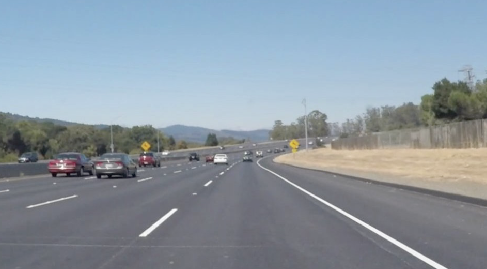
#> input picture Lane_Detection_OpenCV/road.jpg, 487 x 269 px
$ jupyter execute lane_detection_image.ipynb
#> lines starting #> are read from the running program, lines starting #| are printed output that depends on the picture; after the words box and inside, x2 and y2 are one past the last pixel; in counts of white or black regions, pixels touching at a corner belong together
[cell 1]
import cv2
import math
import numpy as np
import scipy as sp
from scipy import signal
from matplotlib import pyplot as plt

[cell 2]
# Loading road image and making a grayscale version
img_road_bgr = cv2.imread("road.jpg")
#> img_road_bgr is the input picture: shape (269, 487, 3); mean B, G, R 162.1, 151.7, 139.7
img_road_rgb = cv2.cvtColor(img_road_bgr, cv2.COLOR_BGR2RGB)
img_road_rgb_final = cv2.cvtColor(img_road_bgr, cv2.COLOR_BGR2RGB)

[cell 3]
# Displaying the RGB image and the grayscale version
plt.figure(figsize=(20,7))

plt.subplot(121)
plt.imshow(img_road_bgr)
plt.title('Image BGR')
plt.xticks([]), plt.yticks([])

plt.subplot(122)
plt.imshow(img_road_rgb, cmap="gray")
plt.title('Image RGB')
plt.xticks([]), plt.yticks([])

plt.show()
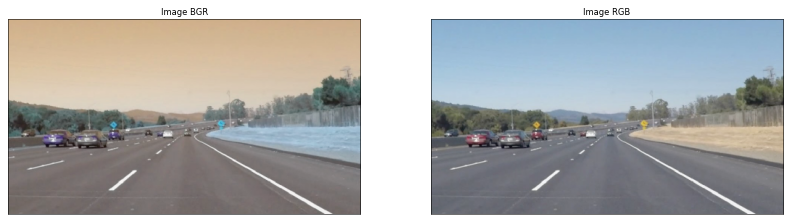
#> figure drawn by matplotlib, 2 panels; B, G, R data is drawn as R, G, B

[cell 4]
# White colour range (RGB)
lower_w = np.array([100,100,200], dtype=np.uint8)
upper_w = np.array([255,255,255], dtype=np.uint8)

# Yellow colour range (RGB)
lower_y = np.array([140, 130, 70], dtype=np.uint8)
upper_y = np.array([250, 240, 120], dtype=np.uint8)

[cell 5]
# Creating white and yellow masks for the image
white_mask = cv2.inRange(img_road_rgb, lower_w, upper_w)
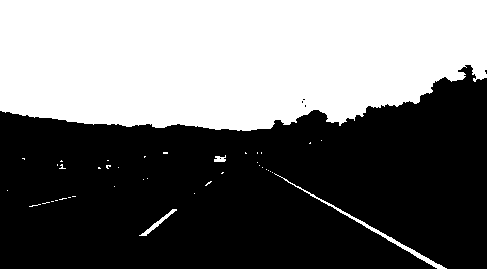
#> white_mask: shape (269, 487); 43.4% white; 40 white regions (36 under 20 px), largest, box (x1, y1, x2, y2) and area: (0, 0, 487, 131) 55939, (274, 173, 447, 269) 579, (139, 209, 177, 236) 160, (214, 155, 226, 162) 59
yellow_mask = cv2.inRange(img_road_rgb, lower_y, upper_y)
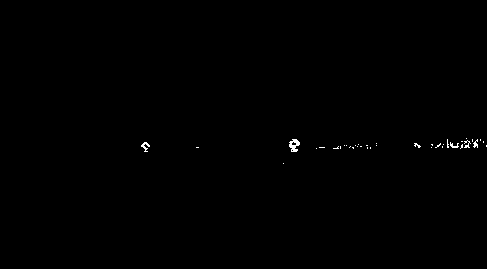
#> yellow_mask: shape (269, 487); 0.24% white in thin lines or dots, all inside (x1, y1, x2, y2) = (141, 138, 487, 164)
both_masks = cv2.bitwise_or(white_mask, yellow_mask)
#> both_masks: shape (269, 487); 43.7% white; 78 white regions (69 under 20 px), largest, box (x1, y1, x2, y2) and area: (0, 0, 487, 131) 55939, (274, 173, 447, 269) 579, (139, 209, 177, 236) 160

[cell 6]
# White filtered
img_white = cv2.bitwise_and(img_road_rgb, img_road_rgb, mask = white_mask)
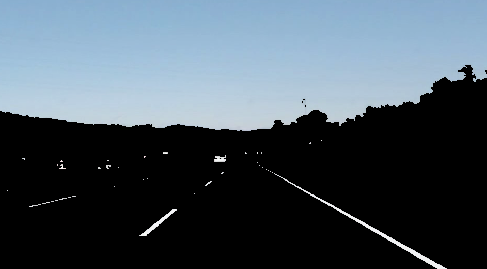
#> img_white: shape (269, 487, 3); mean R, G, B 71.3, 83.6, 93.4

# Yellow filtered
img_yellow = cv2.bitwise_and(img_road_rgb, img_road_rgb, mask = yellow_mask)

# Both colours filtered
img_filtered = cv2.bitwise_and(img_road_rgb, img_road_rgb, mask = both_masks)

[cell 7]
# Displaying the RGB image and image with only white pixels
plt.figure(figsize=(20,7))

plt.subplot(121)
plt.imshow(img_road_rgb)
plt.title('RGB image')
plt.xticks([]), plt.yticks([])

plt.subplot(122)
plt.imshow(img_white)
plt.title('Only white-like pixels')
plt.xticks([]), plt.yticks([])

plt.show()

[cell 8]
# Displaying the RGB image and image with only yellow pixels
plt.figure(figsize=(20,7))

plt.subplot(121)
plt.imshow(img_road_rgb)
plt.title('RGB image')
plt.xticks([]), plt.yticks([])

plt.subplot(122)
plt.imshow(img_yellow)
plt.title('Only yellow-like pixels')
plt.xticks([]), plt.yticks([])

plt.show()

[cell 9]
# Displaying the RGB image and image with both white and yellow pixels
plt.figure(figsize=(20,7))

plt.subplot(121)
plt.imshow(img_road_rgb)
plt.title('RGB image')
plt.xticks([]), plt.yticks([])

plt.subplot(122)
plt.imshow(img_filtered)
plt.title('Filtered RGB image')
plt.xticks([]), plt.yticks([])

plt.show()

[cell 10]
# Making the filtered image gray
img_filtered_gray = cv2.cvtColor(img_filtered, cv2.COLOR_RGB2GRAY)
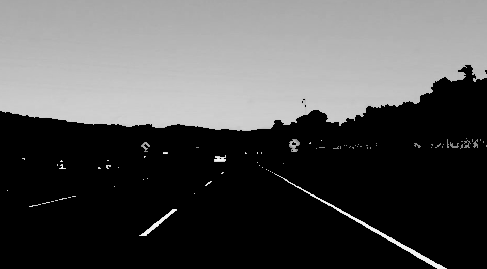
#> img_filtered_gray: shape (269, 487); min 0, max 253, mean 81.4

[cell 11]
# Displaying the filtered RGB and gray images
plt.figure(figsize=(20,7))

plt.subplot(121)
plt.imshow(img_filtered)
plt.title('Filtered RGB image')
plt.xticks([]), plt.yticks([])

plt.subplot(122)
plt.imshow(img_filtered_gray, cmap = "gray")
plt.title('Filtered gray image')
plt.xticks([]), plt.yticks([])

plt.show()

[cell 12]
# Performing gaussian blur on the image
img_blur = cv2.GaussianBlur(img_filtered_gray, (5, 5), 0)
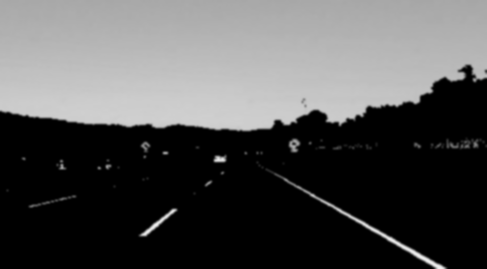
#> img_blur: shape (269, 487); min 0, max 241, mean 81.4
img_blur = np.uint8(img_blur)

[cell 13]
# Displaying the filtered RGB and gray images
plt.figure(figsize=(20,7))

plt.subplot(121)
plt.imshow(img_filtered_gray, cmap = "gray")
plt.title('Filtered gray image')
plt.xticks([]), plt.yticks([])

plt.subplot(122)
plt.imshow(img_blur, cmap = "gray")
plt.title('Blurred version')
plt.xticks([]), plt.yticks([])

plt.show()

[cell 14]
# Performing canny edge detection on the image
img_edges = cv2.Canny(img_blur, 100, 300)
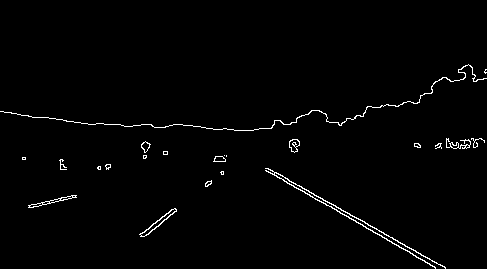
#> img_edges: shape (269, 487); 1.4% white in thin lines or dots, all inside (x1, y1, x2, y2) = (0, 64, 487, 269)

[cell 15]
# Displaying the filtered RGB and gray images
plt.figure(figsize=(20,7))

plt.subplot(121)
plt.imshow(img_blur, cmap = "gray")
plt.title('Blurred image')
plt.xticks([]), plt.yticks([])

plt.subplot(122)
plt.imshow(img_edges, cmap = "gray")
plt.title('Image edges')
plt.xticks([]), plt.yticks([])

plt.show()

[cell 16]
# Getting image height and width
height = img_edges.shape[0]
#> height = 269
width = img_edges.shape[1]
#> width = 487

# Creating a triangle polygon to represent valid image pixels (the ones we are interested in)
tri_poly = np.array([
                        [
                            (0, height),
                            (width // 2, height // 2),
                            (width, height)
                        ]
                    ])
#> tri_poly = [[0, 269], [243, 134], [487, 269]]

lane_mask = np.zeros((height, width))
lane_mask = np.uint8(lane_mask)
cv2.fillPoly(lane_mask, tri_poly, 255)
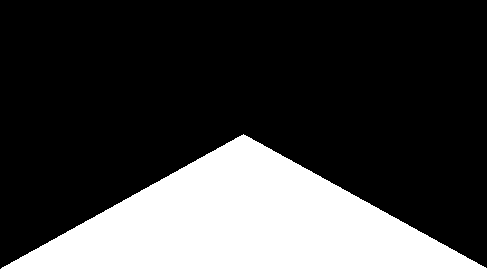
#> lane_mask: shape (269, 487); 25.2% white; 1 white region, box (x1, y1, x2, y2) and area: (1, 134, 487, 269) 32981

# Getting the part of the image we are interested in
img_lane = cv2.bitwise_and(img_edges, lane_mask)
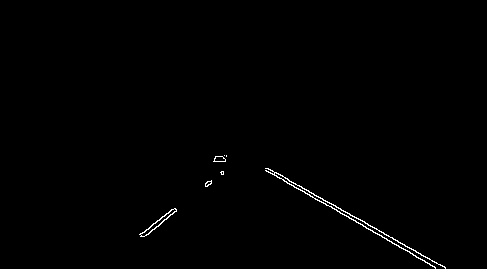
#> img_lane: shape (269, 487); 0.56% white in thin lines or dots, all inside (x1, y1, x2, y2) = (139, 155, 446, 269)

[cell 17]
# Displaying the filtered RGB and gray images
plt.figure(figsize=(20,7))

plt.subplot(121)
plt.imshow(img_edges, cmap = "gray")
plt.title('Image edges')
plt.xticks([]), plt.yticks([])

plt.subplot(122)
plt.imshow(img_lane, cmap = "gray")
plt.title('Images edges at the lane region ')
plt.xticks([]), plt.yticks([])

plt.show()

[cell 18]
img_lane_original = img_lane.copy()
img_lane_hough = img_lane.copy()

# Performing hough transform and getting the hough lines based on img_lane
lines = cv2.HoughLinesP(img_lane, 2, np.pi / 180, 50, lines = np.array([]), minLineLength = 25, maxLineGap = 40)
#> lines = [[266, 168, 445, 267], [266, 170, 435, 268], [144, 236, 221, 171], [146, 235, 223, 172], [142, 233, 171, 209]]

if lines is not None:
    for line in lines:
        # Getting coordinates from line to draw it
        x1, y1, x2, y2 = line[0]
        angle = math.atan2(y2 - y1, x2 - x1) * 180.0 / np.pi;

        # Ignoring lines that are close to horizontal
        if(angle < -15 or angle > 15):
            # Drawing a line in img_road_rgb based on arguments
            cv2.line(img_lane_hough, (x1, y1), (x2, y2), (255, 255, 255), 3)
            cv2.line(img_road_rgb_final, (x1, y1), (x2, y2), (0, 0, 255), 3)
#> this loop made 5 passes
#> (x1, y1, x2, y2, angle) on passes 1 to 5: (266, 168, 445, 267, 28.95), (266, 170, 435, 268, 30.11), (144, 236, 221, 171, -40.17), (146, 235, 223, 172, -39.29), (142, 233, 171, 209, -39.61)
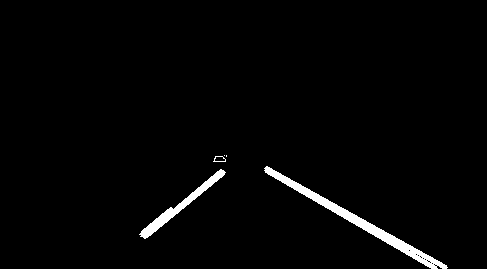
#> img_lane_hough: shape (269, 487); 2% white; 5 white regions (2 under 20 px), largest, box (x1, y1, x2, y2) and area: (264, 166, 448, 269) 1742, (139, 169, 226, 239) 829, (213, 156, 226, 162) 31

[cell 19]
# Displaying the original segmented image and a version with the hough lines
plt.figure(figsize=(20,7))

plt.subplot(121)
plt.imshow(img_lane_original, cmap = "gray")
plt.title('Images edges at the lane region')
plt.xticks([]), plt.yticks([])

plt.subplot(122)
plt.imshow(img_lane_hough, cmap = "gray")
plt.title('Hough lines on the segmented image')
plt.xticks([]), plt.yticks([])

plt.show()

[cell 20]
# Displaying the filtered RGB and gray images
plt.figure(figsize=(20,7))

plt.subplot(121)
plt.imshow(img_road_rgb)
plt.title('Original RGB image')
plt.xticks([]), plt.yticks([])

plt.subplot(122)
plt.imshow(img_road_rgb_final)
plt.title('RGB image with lane detection lines')
plt.xticks([]), plt.yticks([])

plt.show()
